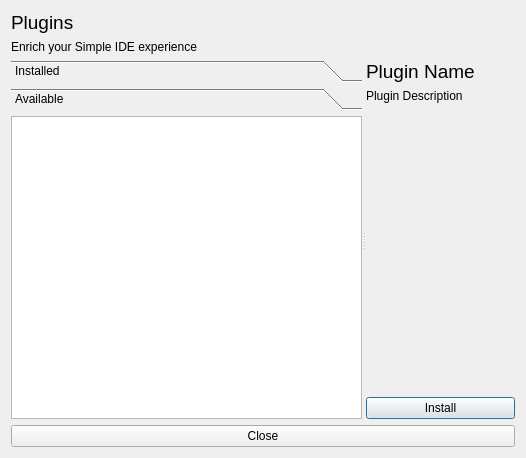
<?xml version="1.0" encoding="UTF-8"?>
<ui version="4.0">
 <class>Dialog</class>
 <widget class="QDialog" name="Dialog">
  <property name="geometry">
   <rect>
    <x>0</x>
    <y>0</y>
    <width>526</width>
    <height>458</height>
   </rect>
  </property>
  <property name="windowTitle">
   <string>Dialog</string>
  </property>
  <layout class="QVBoxLayout" name="verticalLayout_4">
   <item>
    <widget class="QLabel" name="label_4">
     <property name="sizePolicy">
      <sizepolicy hsizetype="Preferred" vsizetype="Fixed">
       <horstretch>0</horstretch>
       <verstretch>0</verstretch>
      </sizepolicy>
     </property>
     <property name="font">
      <font>
       <family>Ubuntu</family>
       <pointsize>14</pointsize>
       <weight>50</weight>
       <italic>false</italic>
       <bold>false</bold>
      </font>
     </property>
     <property name="text">
      <string>Plugins</string>
     </property>
    </widget>
   </item>
   <item>
    <widget class="QLabel" name="label_3">
     <property name="sizePolicy">
      <sizepolicy hsizetype="Preferred" vsizetype="Fixed">
       <horstretch>0</horstretch>
       <verstretch>0</verstretch>
      </sizepolicy>
     </property>
     <property name="text">
      <string>Enrich your Simple IDE experience</string>
     </property>
    </widget>
   </item>
   <item>
    <widget class="QSplitter" name="splitter">
     <property name="orientation">
      <enum>Qt::Horizontal</enum>
     </property>
     <widget class="QToolBox" name="toolBox">
      <property name="currentIndex">
       <number>1</number>
      </property>
      <widget class="QWidget" name="page">
       <property name="geometry">
        <rect>
         <x>0</x>
         <y>0</y>
         <width>342</width>
         <height>309</height>
        </rect>
       </property>
       <attribute name="label">
        <string>Installed</string>
       </attribute>
       <layout class="QVBoxLayout" name="verticalLayout_3">
        <property name="spacing">
         <number>0</number>
        </property>
        <property name="leftMargin">
         <number>0</number>
        </property>
        <property name="topMargin">
         <number>0</number>
        </property>
        <property name="rightMargin">
         <number>0</number>
        </property>
        <property name="bottomMargin">
         <number>0</number>
        </property>
        <item>
         <widget class="QListWidget" name="installed_list"/>
        </item>
       </layout>
      </widget>
      <widget class="QWidget" name="page_2">
       <property name="geometry">
        <rect>
         <x>0</x>
         <y>0</y>
         <width>342</width>
         <height>309</height>
        </rect>
       </property>
       <attribute name="label">
        <string>Available</string>
       </attribute>
       <layout class="QVBoxLayout" name="verticalLayout_2">
        <property name="spacing">
         <number>0</number>
        </property>
        <property name="leftMargin">
         <number>0</number>
        </property>
        <property name="topMargin">
         <number>0</number>
        </property>
        <property name="rightMargin">
         <number>0</number>
        </property>
        <property name="bottomMargin">
         <number>0</number>
        </property>
        <item>
         <widget class="QListWidget" name="available_list"/>
        </item>
       </layout>
      </widget>
     </widget>
     <widget class="QWidget" name="sidebar" native="true">
      <layout class="QVBoxLayout" name="verticalLayout">
       <item>
        <widget class="QLabel" name="plugin_name_lbl">
         <property name="sizePolicy">
          <sizepolicy hsizetype="Preferred" vsizetype="Fixed">
           <horstretch>0</horstretch>
           <verstretch>0</verstretch>
          </sizepolicy>
         </property>
         <property name="font">
          <font>
           <pointsize>14</pointsize>
          </font>
         </property>
         <property name="text">
          <string>Plugin Name</string>
         </property>
        </widget>
       </item>
       <item>
        <widget class="QLabel" name="plugin_desc_lbl">
         <property name="text">
          <string>Plugin Description</string>
         </property>
         <property name="alignment">
          <set>Qt::AlignLeading|Qt::AlignLeft|Qt::AlignTop</set>
         </property>
        </widget>
       </item>
       <item>
        <widget class="QPushButton" name="install_btn">
         <property name="text">
          <string>Install</string>
         </property>
        </widget>
       </item>
      </layout>
     </widget>
    </widget>
   </item>
   <item>
    <widget class="QPushButton" name="close_btn">
     <property name="text">
      <string>Close</string>
     </property>
    </widget>
   </item>
  </layout>
 </widget>
 <resources/>
 <connections/>
</ui>
